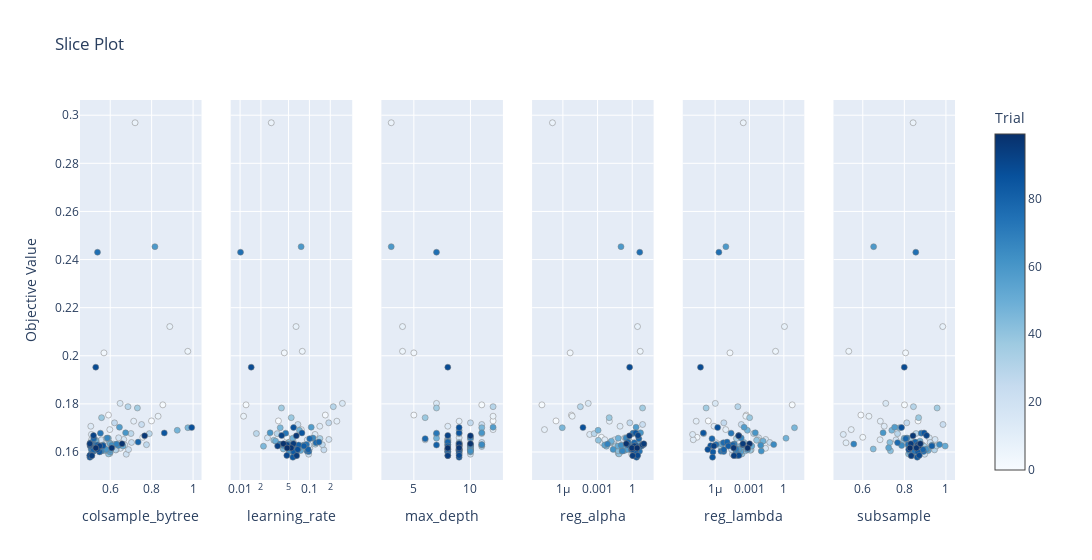

Notebook code for this chart:
### Markdown cell above
### Optuna hyperparameter tuning results visualizations

### Code cell
import optuna.visualization as vis


# Optimization history
vis.plot_optimization_history(study)

# Hyperparameter importance
vis.plot_param_importances(study)

# Slice plots 
vis.plot_slice(study)
